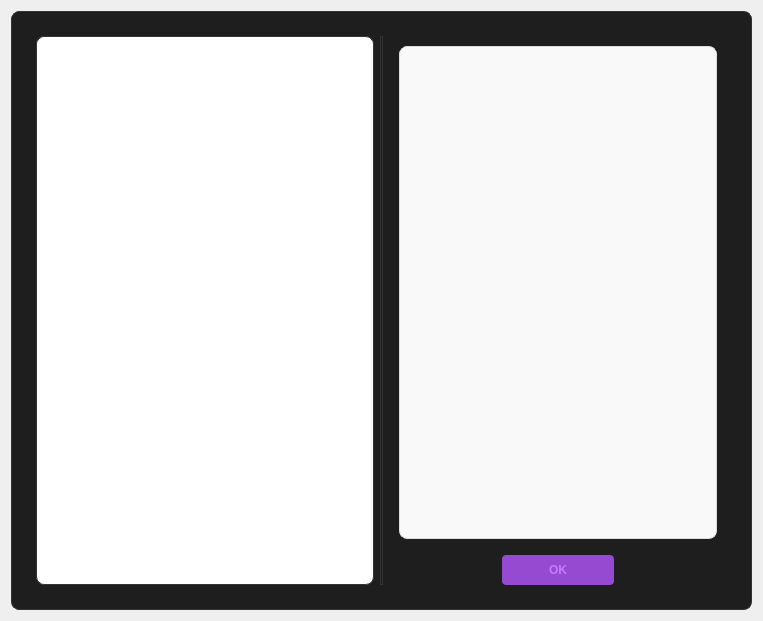
<?xml version="1.0" encoding="UTF-8"?>
<ui version="4.0">
 <class>Dialog</class>
 <widget class="QDialog" name="Dialog">
  <property name="geometry">
   <rect>
    <x>0</x>
    <y>0</y>
    <width>763</width>
    <height>621</height>
   </rect>
  </property>
  <property name="windowTitle">
   <string>Dialog</string>
  </property>
  <property name="styleSheet">
   <string notr="true">background: #fffff;</string>
  </property>
  <layout class="QGridLayout" name="gridLayout_2">
   <item row="0" column="0">
    <layout class="QGridLayout" name="gridLayout">
     <property name="sizeConstraint">
      <enum>QLayout::SetMinimumSize</enum>
     </property>
     <property name="verticalSpacing">
      <number>4</number>
     </property>
     <item row="0" column="0">
      <widget class="QFrame" name="frame">
       <property name="styleSheet">
        <string notr="true">    QFrame {
        background-color: #1e1e1e;
        border: 1px solid #333;
        border-radius: 8px;
        padding: 15px;
    }</string>
       </property>
       <property name="frameShape">
        <enum>QFrame::StyledPanel</enum>
       </property>
       <property name="frameShadow">
        <enum>QFrame::Raised</enum>
       </property>
       <layout class="QGridLayout" name="gridLayout_3">
        <item row="0" column="0" rowspan="2">
         <widget class="QTableWidget" name="tableWidget">
          <property name="minimumSize">
           <size>
            <width>220</width>
            <height>400</height>
           </size>
          </property>
          <property name="font">
           <font>
            <pointsize>-1</pointsize>
           </font>
          </property>
          <property name="mouseTracking">
           <bool>false</bool>
          </property>
          <property name="styleSheet">
           <string notr="true">    QTableWidget {
        background-color: white;
        gridline-color: #e0e0e0;
        font-size: 13px;
        selection-background-color: #e6f7ff;
        selection-color: #0056b3;
    }
    
    QHeaderView::section {
        background-color: #4a86e8;
        color: white;
        padding: 6px;
        border: none;
        font-weight: bold;
    }
    
    QTableWidget::item {
        padding: 8px;
    }
    
    QTableWidget::item:selected {
        background-color: #b3d9ff;
    }
    
    QScrollBar:vertical {
        width: 12px;
    }</string>
          </property>
          <property name="showGrid">
           <bool>true</bool>
          </property>
         </widget>
        </item>
        <item row="0" column="1" rowspan="2">
         <widget class="Line" name="line">
          <property name="orientation">
           <enum>Qt::Vertical</enum>
          </property>
         </widget>
        </item>
        <item row="0" column="2">
         <widget class="QLabel" name="label">
          <property name="font">
           <font>
            <pointsize>-1</pointsize>
           </font>
          </property>
          <property name="layoutDirection">
           <enum>Qt::LeftToRight</enum>
          </property>
          <property name="styleSheet">
           <string notr="true">QLabel {
        background-color: #f9f9f9;
        color: #333;
        font-size: 14px;
        padding: 15px;
        border: 1px solid #ddd;
        border-radius: 8px;
        margin: 10px;
}</string>
          </property>
          <property name="text">
           <string/>
          </property>
          <property name="alignment">
           <set>Qt::AlignLeading|Qt::AlignLeft|Qt::AlignTop</set>
          </property>
         </widget>
        </item>
        <item row="1" column="2">
         <widget class="QDialogButtonBox" name="buttonBox">
          <property name="cursor">
           <cursorShape>ArrowCursor</cursorShape>
          </property>
          <property name="styleSheet">
           <string notr="true">    QDialogButtonBox {
        background-color: #844ae8;
        border-top: 1px solid #eee;
        padding: 10px;
    }
    
    QPushButton {
        background-color: #964ad1;
        color: #c57aff;
        border: none;
        border-radius: 4px;
        padding: 8px 16px;
        min-width: 80px;
        font-weight: bold;
    }
    
    QPushButton:hover {
        background-color: #7543cc;
    }
    
    QPushButton:pressed {
        background-color: #270a5b;
    }
    
    QPushButton:focus {
        outline: 2px solid #a8c6ff;
    }
    </string>
          </property>
          <property name="standardButtons">
           <set>QDialogButtonBox::Ok</set>
          </property>
          <property name="centerButtons">
           <bool>true</bool>
          </property>
         </widget>
        </item>
       </layout>
      </widget>
     </item>
    </layout>
   </item>
  </layout>
 </widget>
 <resources/>
 <connections/>
</ui>
